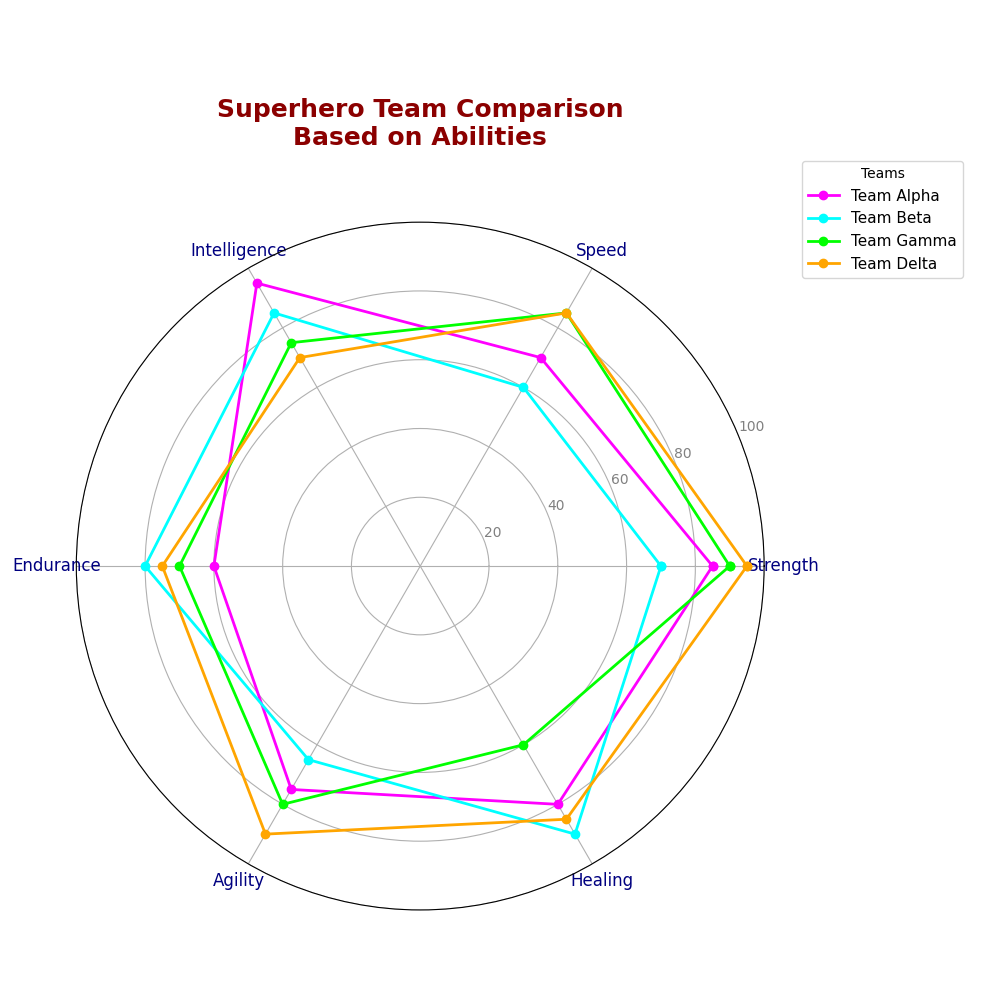

Write Python code to recreate this figure.
import numpy as np
import matplotlib.pyplot as plt

categories = ['Strength', 'Speed', 'Intelligence', 'Endurance', 'Agility', 'Healing']
num_vars = len(categories)

team_abilities = {
    'Team Alpha': [85, 70, 95, 60, 75, 80],
    'Team Beta': [70, 60, 85, 80, 65, 90],
    'Team Gamma': [90, 85, 75, 70, 80, 60],
    'Team Delta': [95, 85, 70, 75, 90, 85]
}

angles = np.linspace(0, 2 * np.pi, num_vars, endpoint=False).tolist()
angles += angles[:1]

fig, ax = plt.subplots(figsize=(10, 10), subplot_kw=dict(polar=True))

custom_colors = ['magenta', 'cyan', 'lime', 'orange']

for (team, abilities), color in zip(team_abilities.items(), custom_colors):
    abilities += abilities[:1]
    ax.plot(angles, abilities, color=color, linewidth=2, marker='o', label=team)

plt.xticks(angles[:-1], categories, color='navy', size=12)
ax.set_ylim(0, 100)
plt.yticks([20, 40, 60, 80, 100], ["20", "40", "60", "80", "100"], color="grey", size=10)

plt.title('Superhero Team Comparison\nBased on Abilities', size=18, color='darkred', y=1.1, weight='bold')
ax.legend(loc='upper right', bbox_to_anchor=(1.3, 1.1), fontsize=11, title='Teams')

plt.tight_layout()
plt.show()
